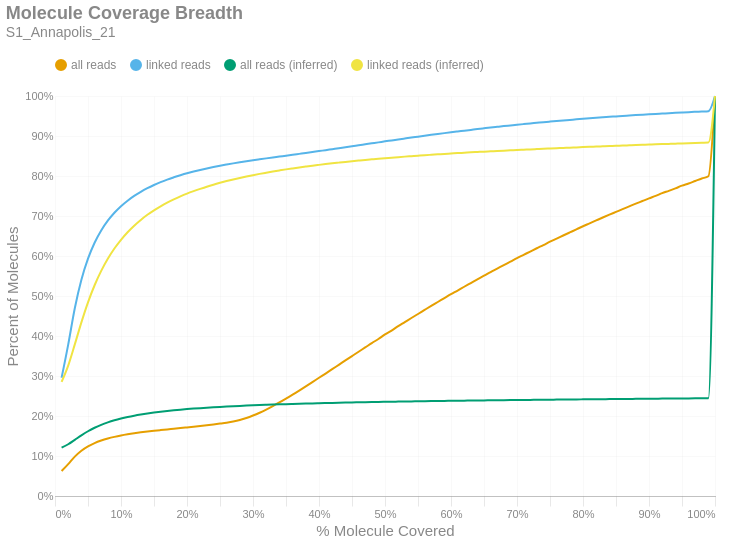

Notebook cell for this chart:
### Markdown cell above
### Molecule Read Coverage
This chart shows molecule coverage breadth as computed by the number of bases aligned to that molecule. In other words, "*how much of each unique long molecule is actually sequenced/aligned?*" Keep in mind there is a distinction between sequences and alignments, since some sequences belonging to a particular molecule may not align well and wouldn't appear in the alignment data. This chart also shows molecule coverage breadth as computed by the *inferred fragment* from which the aligned sequences originate. Unlike read coverage, this calculation takes into account the total insert size, including unsequenced gaps between the forward and reverse reads. Like the previous figures, these are cumulative percents.

### Code cell
if SKIPLR:
    print_html(f"Skipped")
else:
    binned_df = consolidated_hist(valids['coverage_bp'], mask, 0.01, True)
    binned_df_inf = consolidated_hist(valids['coverage_inserts'], mask, 0.01, True)
    binned_df = binned_df.with_columns(pl.lit(binned_df_inf['all reads (cumsum)']).alias('all reads (inferred)'))
    binned_df = binned_df.with_columns(pl.lit(binned_df_inf['linked reads (cumsum)']).alias('linked reads (inferred)'))
    binned_df = binned_df.with_columns(
        (pl.col('bin').cast(pl.Float64) + 0.01).alias('right_edge')
    )

    with SafeRender(binned_df):
        (
            density_plot(binned_df, 'Molecule Coverage Breadth', samplename, 'molcov', ['all reads (inferred)','linked reads (inferred)'])
            .encode(
                #x=alt.X('bin:Q', title="% Molecule Covered").axis(format = '%').scale(padding=0),
                x=alt.X('right_edge:Q', title="% Molecule Covered").axis(format='%').scale(padding=0),
                y=alt.Y('value:Q', title='Percent of Molecules')
                    .axis(format='%')
                    .stack(False)
                    .scale(domainMin=0, padding=0),
                color=alt.Color("key:N").scale(domain = ["all reads", "linked reads", "all reads (inferred)", "linked reads (inferred)"]),
                tooltip = [
                    alt.Tooltip("key:N", title = "Data Type"),
                    alt.Tooltip("range_label:N", title="% Molecule Covered"),
                    alt.Tooltip("value:Q", format = ".2%", title="% Molecules")
                ]
            )
        ).display()

### Figure 1 — Vega-Lite specification as saved in the notebook (floating-point values rounded to 4 significant figures)
{"width": "container", "height": 400, "config": {"title": {"anchor": "start", "dy": -15, "fontSize": 18, "color": "#888888", "subtitleColor": "#888888", "subtitleFontSize": 14}, "arc": {"fill": "#0072B2"}, "axis": {"domainColor": "#888888", "domainWidth": 0.5, "gridWidth": 0.2, "grid": false, "titleFontWeight": 400, "titleFontSize": 15, "labelFontSize": 11, "labelColor": "#888888", "tickColor": "#888888", "tickWidth": 0.2, "titleColor": "#888888"}, "axisBand": {"grid": false}, "axisX": {"grid": true, "tickSize": 10, "domainCap": "round"}, "axisY": {"domain": false, "grid": true, "tickSize": 0, "domainCap": "round"}, "background": "transparent", "header": {"labelFontSize": 15, "labelColor": "#888888", "titleFontSize": 15, "titleFontWeight": 600, "titleColor": "#888888"}, "legend": {"labelFont": "sans-serif", "labelFontSize": 12, "labelColor": "#888888", "symbolSize": 100, "symbolType": "circle", "titleFontSize": 12, "titlePadding": 10, "titleColor": "#888888", "title": null, "orient": "top"}, "range": {"category": ["#E69F00", "#56B4E9", "#009E73", "#F0E442", "#0072B2", "#D55E00", "#CC79A7", "#000000"], "diverging": ["#cfe8f3", "#a2d4ec", "#73bfe2", "#46abdb", "#1696d2", "#12719e"]}, "area": {"fill": "#0072B2", "fillOpacity": 0.7, "line": true, "strokeOpacity": 0.7}, "line": {"color": "#0072B2", "stroke": "#0072B2", "strokeWidth": 2}, "trail": {"color": "#0072B2", "stroke": "#0072B2", "strokeWidth": 0, "size": 1}, "point": {"filled": true, "fillOpacity": 1.0, "size": 95}, "text": {"color": "#888888", "fontSize": 11, "align": "right", "fontWeight": 400, "size": 11}, "bar": {"fill": "#0072B2", "stroke": null}, "view": {"stroke": null, "continuousWidth": 660, "continuousHeight": 400}}, "data": {"name": "data-0086c59da72942d35fd49d07aedd4d84"}, "mark": {"type": "line", "interpolate": "monotone", "point": {"opacity": 0, "size": 275}}, "encoding": {"color": {"field": "key", "scale": {"domain": ["all reads", "linked reads", "all reads (inferred)", "linked reads (inferred)"]}, "type": "nominal"}, "tooltip": [{"field": "key", "title": "Data Type", "type": "nominal"}, {"field": "range_label", "title": "% Molecule Covered", "type": "nominal"}, {"field": "value", "format": ".2%", "title": "% Molecules", "type": "quantitative"}], "x": {"axis": {"format": "%"}, "field": "right_edge", "scale": {"padding": 0}, "title": "% Molecule Covered", "type": "quantitative"}, "y": {"axis": {"format": "%"}, "field": "value", "scale": {"domainMin": 0, "padding": 0}, "stack": false, "title": "Percent of Molecules", "type": "quantitative"}}, "params": [{"name": "param_c36ac31b6afebe62", "select": {"type": "point", "fields": ["key"]}, "bind": "legend"}], "title": {"text": "Molecule Coverage Breadth", "subtitle": "S1_Annapolis_21"}, "transform": [{"fold": ["all reads (cumsum)", "linked reads (cumsum)", "all reads (inferred)", "linked reads (inferred)"]}, {"calculate": "replace(datum.key, ' (cumsum)', '')", "as": "key"}, {"filter": {"param": "param_c36ac31b6afebe62"}}], "usermeta": {"embedOptions": {"downloadFileName": "S1_Annapolis_21.molcov"}}, "$schema": "https://vega.github.io/schema/vega-lite/v6.1.0.json", "datasets": {"data-0086c59da72942d35fd49d07aedd4d84": [{"bin": "0.0", "interval": "0.0-0.01", "all reads": 0.06234, "linked reads": 0.2956, "all reads (cumsum)": 0.06234, "linked reads (cumsum)": 0.2956, "range_label": "0.0-0.01", "all reads (inferred)": 0.1207, "linked reads (inferred)": 0.2854, "right_edge": 0.01}, {"bin": "0.01", "interval": "0.01-0.02", "all reads": 0.01732, "linked reads": 0.08283, "all reads (cumsum)": 0.07965, "linked reads (cumsum)": 0.3784, "range_label": "0.01-0.02", "all reads (inferred)": 0.1294, "linked reads (inferred)": 0.3261, "right_edge": 0.02}, {"bin": "0.02", "interval": "0.02-0.03", "all reads": 0.01877, "linked reads": 0.09098, "all reads (cumsum)": 0.09842, "linked reads (cumsum)": 0.4694, "range_label": "0.02-0.03", "all reads (inferred)": 0.1404, "linked reads (inferred)": 0.3791, "right_edge": 0.03}, {"bin": "0.03", "interval": "0.03-0.04", "all reads": 0.01471, "linked reads": 0.07122, "all reads (cumsum)": 0.1131, "linked reads (cumsum)": 0.5406, "range_label": "0.03-0.04", "all reads (inferred)": 0.1517, "linked reads (inferred)": 0.4341, "right_edge": 0.04}, {"bin": "0.04", "interval": "0.04-0.05", "all reads": 0.01089, "linked reads": 0.05274, "all reads (cumsum)": 0.124, "linked reads (cumsum)": 0.5934, "range_label": "0.04-0.05", "all reads (inferred)": 0.1619, "linked reads (inferred)": 0.4841, "right_edge": 0.05}, {"bin": "0.05", "interval": "0.05-0.06", "all reads": 0.008266, "linked reads": 0.03983, "all reads (cumsum)": 0.1323, "linked reads (cumsum)": 0.6332, "range_label": "0.05-0.06", "all reads (inferred)": 0.1706, "linked reads (inferred)": 0.5269, "right_edge": 0.06}, {"bin": "0.06", "interval": "0.06-0.07", "all reads": 0.006337, "linked reads": 0.03062, "all reads (cumsum)": 0.1386, "linked reads (cumsum)": 0.6638, "range_label": "0.06-0.07", "all reads (inferred)": 0.1779, "linked reads (inferred)": 0.5628, "right_edge": 0.07}, {"bin": "0.07", "interval": "0.07-0.08", "all reads": 0.00507, "linked reads": 0.02438, "all reads (cumsum)": 0.1437, "linked reads (cumsum)": 0.6882, "range_label": "0.07-0.08", "all reads (inferred)": 0.184, "linked reads (inferred)": 0.593, "right_edge": 0.08}, {"bin": "0.08", "interval": "0.08-0.09", "all reads": 0.004151, "linked reads": 0.01986, "all reads (cumsum)": 0.1478, "linked reads (cumsum)": 0.7081, "range_label": "0.08-0.09", "all reads (inferred)": 0.1893, "linked reads (inferred)": 0.6187, "right_edge": 0.09}, {"bin": "0.09", "interval": "0.09-0.1", "all reads": 0.003509, "linked reads": 0.01653, "all reads (cumsum)": 0.1514, "linked reads (cumsum)": 0.7246, "range_label": "0.09-0.1", "all reads (inferred)": 0.1937, "linked reads (inferred)": 0.6405, "right_edge": 0.1}, {"bin": "0.1", "interval": "0.1-0.11", "all reads": 0.002937, "linked reads": 0.01369, "all reads (cumsum)": 0.1543, "linked reads (cumsum)": 0.7383, "range_label": "0.1-0.11", "all reads (inferred)": 0.1976, "linked reads (inferred)": 0.6595, "right_edge": 0.11}, {"bin": "0.11", "interval": "0.11-0.12", "all reads": 0.002558, "linked reads": 0.01187, "all reads (cumsum)": 0.1569, "linked reads (cumsum)": 0.7502, "range_label": "0.11-0.12", "all reads (inferred)": 0.2009, "linked reads (inferred)": 0.6759, "right_edge": 0.12}, {"bin": "0.12", "interval": "0.12-0.13", "all reads": 0.002252, "linked reads": 0.01026, "all reads (cumsum)": 0.1591, "linked reads (cumsum)": 0.7604, "range_label": "0.12-0.13", "all reads (inferred)": 0.2038, "linked reads (inferred)": 0.6902, "right_edge": 0.13}, {"bin": "0.13", "interval": "0.13-0.14", "all reads": 0.002019, "linked reads": 0.009046, "all reads (cumsum)": 0.1611, "linked reads (cumsum)": 0.7695, "range_label": "0.13-0.14", "all reads (inferred)": 0.2064, "linked reads (inferred)": 0.703, "right_edge": 0.14}, {"bin": "0.14", "interval": "0.14-0.15", "all reads": 0.00184, "linked reads": 0.007973, "all reads (cumsum)": 0.163, "linked reads (cumsum)": 0.7774, "range_label": "0.14-0.15", "all reads (inferred)": 0.2087, "linked reads (inferred)": 0.7142, "right_edge": 0.15}, {"bin": "0.15", "interval": "0.15-0.16", "all reads": 0.001744, "linked reads": 0.007149, "all reads (cumsum)": 0.1647, "linked reads (cumsum)": 0.7846, "range_label": "0.15-0.16", "all reads (inferred)": 0.2108, "linked reads (inferred)": 0.7243, "right_edge": 0.16}, {"bin": "0.16", "interval": "0.16-0.17", "all reads": 0.001707, "linked reads": 0.006473, "all reads (cumsum)": 0.1664, "linked reads (cumsum)": 0.7911, "range_label": "0.16-0.17", "all reads (inferred)": 0.2126, "linked reads (inferred)": 0.7335, "right_edge": 0.17}, {"bin": "0.17", "interval": "0.17-0.18", "all reads": 0.001663, "linked reads": 0.005619, "all reads (cumsum)": 0.1681, "linked reads (cumsum)": 0.7967, "range_label": "0.17-0.18", "all reads (inferred)": 0.2143, "linked reads (inferred)": 0.7417, "right_edge": 0.18}, {"bin": "0.18", "interval": "0.18-0.19", "all reads": 0.001687, "linked reads": 0.005225, "all reads (cumsum)": 0.1698, "linked reads (cumsum)": 0.8019, "range_label": "0.18-0.19", "all reads (inferred)": 0.2158, "linked reads (inferred)": 0.7492, "right_edge": 0.19}, {"bin": "0.19", "interval": "0.19-0.2", "all reads": 0.001727, "linked reads": 0.004867, "all reads (cumsum)": 0.1715, "linked reads (cumsum)": 0.8068, "range_label": "0.19-0.2", "all reads (inferred)": 0.2172, "linked reads (inferred)": 0.7561, "right_edge": 0.2}, {"bin": "0.2", "interval": "0.2-0.21", "all reads": 0.001737, "linked reads": 0.004311, "all reads (cumsum)": 0.1732, "linked reads (cumsum)": 0.8111, "range_label": "0.2-0.21", "all reads (inferred)": 0.2185, "linked reads (inferred)": 0.7622, "right_edge": 0.21}, {"bin": "0.21", "interval": "0.21-0.22", "all reads": 0.001834, "linked reads": 0.004, "all reads (cumsum)": 0.1751, "linked reads (cumsum)": 0.8151, "range_label": "0.21-0.22", "all reads (inferred)": 0.2196, "linked reads (inferred)": 0.7679, "right_edge": 0.22}, {"bin": "0.22", "interval": "0.22-0.23", "all reads": 0.001889, "linked reads": 0.003694, "all reads (cumsum)": 0.1769, "linked reads (cumsum)": 0.8188, "range_label": "0.22-0.23", "all reads (inferred)": 0.2207, "linked reads (inferred)": 0.7733, "right_edge": 0.23}, {"bin": "0.23", "interval": "0.23-0.24", "all reads": 0.001986, "linked reads": 0.003495, "all reads (cumsum)": 0.1789, "linked reads (cumsum)": 0.8223, "range_label": "0.23-0.24", "all reads (inferred)": 0.2218, "linked reads (inferred)": 0.7783, "right_edge": 0.24}, {"bin": "0.24", "interval": "0.24-0.25", "all reads": 0.002154, "linked reads": 0.003333, "all reads (cumsum)": 0.1811, "linked reads (cumsum)": 0.8256, "range_label": "0.24-0.25", "all reads (inferred)": 0.2227, "linked reads (inferred)": 0.7829, "right_edge": 0.25}, {"bin": "0.25", "interval": "0.25-0.26", "all reads": 0.002293, "linked reads": 0.003048, "all reads (cumsum)": 0.1834, "linked reads (cumsum)": 0.8287, "range_label": "0.25-0.26", "all reads (inferred)": 0.2236, "linked reads (inferred)": 0.7873, "right_edge": 0.26}, {"bin": "0.26", "interval": "0.26-0.27", "all reads": 0.002783, "linked reads": 0.002917, "all reads (cumsum)": 0.1862, "linked reads (cumsum)": 0.8316, "range_label": "0.26-0.27", "all reads (inferred)": 0.2244, "linked reads (inferred)": 0.7913, "right_edge": 0.27}, {"bin": "0.27", "interval": "0.27-0.28", "all reads": 0.003752, "linked reads": 0.002757, "all reads (cumsum)": 0.1899, "linked reads (cumsum)": 0.8343, "range_label": "0.27-0.28", "all reads (inferred)": 0.2252, "linked reads (inferred)": 0.7951, "right_edge": 0.28}, {"bin": "0.28", "interval": "0.28-0.29", "all reads": 0.005014, "linked reads": 0.00259, "all reads (cumsum)": 0.1949, "linked reads (cumsum)": 0.8369, "range_label": "0.28-0.29", "all reads (inferred)": 0.2259, "linked reads (inferred)": 0.7987, "right_edge": 0.29}, {"bin": "0.29", "interval": "0.29-0.3", "all reads": 0.006199, "linked reads": 0.002494, "all reads (cumsum)": 0.2011, "linked reads (cumsum)": 0.8394, "range_label": "0.29-0.3", "all reads (inferred)": 0.2266, "linked reads (inferred)": 0.8021, "right_edge": 0.3}, {"bin": "0.3", "interval": "0.3-0.31", "all reads": 0.007037, "linked reads": 0.00235, "all reads (cumsum)": 0.2082, "linked reads (cumsum)": 0.8418, "range_label": "0.3-0.31", "all reads (inferred)": 0.2273, "linked reads (inferred)": 0.8053, "right_edge": 0.31}, {"bin": "0.31", "interval": "0.31-0.32", "all reads": 0.007892, "linked reads": 0.002308, "all reads (cumsum)": 0.2161, "linked reads (cumsum)": 0.8441, "range_label": "0.31-0.32", "all reads (inferred)": 0.2279, "linked reads (inferred)": 0.8083, "right_edge": 0.32}, {"bin": "0.32", "interval": "0.32-0.33", "all reads": 0.008637, "linked reads": 0.002276, "all reads (cumsum)": 0.2247, "linked reads (cumsum)": 0.8464, "range_label": "0.32-0.33", "all reads (inferred)": 0.2285, "linked reads (inferred)": 0.8111, "right_edge": 0.33}, {"bin": "0.33", "interval": "0.33-0.34", "all reads": 0.00909, "linked reads": 0.002225, "all reads (cumsum)": 0.2338, "linked reads (cumsum)": 0.8486, "range_label": "0.33-0.34", "all reads (inferred)": 0.2291, "linked reads (inferred)": 0.8139, "right_edge": 0.34}, {"bin": "0.34", "interval": "0.34-0.35", "all reads": 0.009562, "linked reads": 0.00226, "all reads (cumsum)": 0.2433, "linked reads (cumsum)": 0.8508, "range_label": "0.34-0.35", "all reads (inferred)": 0.2296, "linked reads (inferred)": 0.8165, "right_edge": 0.35}, {"bin": "0.35", "interval": "0.35-0.36", "all reads": 0.009891, "linked reads": 0.002209, "all reads (cumsum)": 0.2532, "linked reads (cumsum)": 0.853, "range_label": "0.35-0.36", "all reads (inferred)": 0.2301, "linked reads (inferred)": 0.819, "right_edge": 0.36}, {"bin": "0.36", "interval": "0.36-0.37", "all reads": 0.01028, "linked reads": 0.00226, "all reads (cumsum)": 0.2635, "linked reads (cumsum)": 0.8553, "range_label": "0.36-0.37", "all reads (inferred)": 0.2306, "linked reads (inferred)": 0.8213, "right_edge": 0.37}, {"bin": "0.37", "interval": "0.37-0.38", "all reads": 0.0105, "linked reads": 0.002256, "all reads (cumsum)": 0.274, "linked reads (cumsum)": 0.8576, "range_label": "0.37-0.38", "all reads (inferred)": 0.2311, "linked reads (inferred)": 0.8236, "right_edge": 0.38}, {"bin": "0.38", "interval": "0.38-0.39", "all reads": 0.01063, "linked reads": 0.002314, "all reads (cumsum)": 0.2847, "linked reads (cumsum)": 0.8599, "range_label": "0.38-0.39", "all reads (inferred)": 0.2315, "linked reads (inferred)": 0.8258, "right_edge": 0.39}, {"bin": "0.39", "interval": "0.39-0.4", "all reads": 0.01091, "linked reads": 0.002403, "all reads (cumsum)": 0.2956, "linked reads (cumsum)": 0.8623, "range_label": "0.39-0.4", "all reads (inferred)": 0.232, "linked reads (inferred)": 0.8278, "right_edge": 0.4}, {"bin": "0.4", "interval": "0.4-0.41", "all reads": 0.01059, "linked reads": 0.002284, "all reads (cumsum)": 0.3062, "linked reads (cumsum)": 0.8646, "range_label": "0.4-0.41", "all reads (inferred)": 0.2324, "linked reads (inferred)": 0.8298, "right_edge": 0.41}, {"bin": "0.41", "interval": "0.41-0.42", "all reads": 0.01087, "linked reads": 0.002407, "all reads (cumsum)": 0.317, "linked reads (cumsum)": 0.867, "range_label": "0.41-0.42", "all reads (inferred)": 0.2328, "linked reads (inferred)": 0.8317, "right_edge": 0.42}, {"bin": "0.42", "interval": "0.42-0.43", "all reads": 0.01093, "linked reads": 0.002366, "all reads (cumsum)": 0.328, "linked reads (cumsum)": 0.8693, "range_label": "0.42-0.43", "all reads (inferred)": 0.2331, "linked reads (inferred)": 0.8334, "right_edge": 0.43}, {"bin": "0.43", "interval": "0.43-0.44", "all reads": 0.0109, "linked reads": 0.002501, "all reads (cumsum)": 0.3389, "linked reads (cumsum)": 0.8718, "range_label": "0.43-0.44", "all reads (inferred)": 0.2335, "linked reads (inferred)": 0.8352, "right_edge": 0.44}, {"bin": "0.44", "interval": "0.44-0.45", "all reads": 0.01094, "linked reads": 0.002398, "all reads (cumsum)": 0.3498, "linked reads (cumsum)": 0.8742, "range_label": "0.44-0.45", "all reads (inferred)": 0.2338, "linked reads (inferred)": 0.8369, "right_edge": 0.45}, {"bin": "0.45", "interval": "0.45-0.46", "all reads": 0.01089, "linked reads": 0.002505, "all reads (cumsum)": 0.3607, "linked reads (cumsum)": 0.8767, "range_label": "0.45-0.46", "all reads (inferred)": 0.2342, "linked reads (inferred)": 0.8385, "right_edge": 0.46}, {"bin": "0.46", "interval": "0.46-0.47", "all reads": 0.01075, "linked reads": 0.002445, "all reads (cumsum)": 0.3714, "linked reads (cumsum)": 0.8792, "range_label": "0.46-0.47", "all reads (inferred)": 0.2345, "linked reads (inferred)": 0.8401, "right_edge": 0.47}, {"bin": "0.47", "interval": "0.47-0.48", "all reads": 0.01086, "linked reads": 0.002462, "all reads (cumsum)": 0.3823, "linked reads (cumsum)": 0.8816, "range_label": "0.47-0.48", "all reads (inferred)": 0.2348, "linked reads (inferred)": 0.8416, "right_edge": 0.48}, {"bin": "0.48", "interval": "0.48-0.49", "all reads": 0.01028, "linked reads": 0.002437, "all reads (cumsum)": 0.3926, "linked reads (cumsum)": 0.8841, "range_label": "0.48-0.49", "all reads (inferred)": 0.2351, "linked reads (inferred)": 0.843, "right_edge": 0.49}, {"bin": "0.49", "interval": "0.49-0.5", "all reads": 0.01138, "linked reads": 0.002576, "all reads (cumsum)": 0.404, "linked reads (cumsum)": 0.8867, "range_label": "0.49-0.5", "all reads (inferred)": 0.2354, "linked reads (inferred)": 0.8444, "right_edge": 0.5}, {"bin": "0.5", "interval": "0.5-0.51", "all reads": 0.009725, "linked reads": 0.002319, "all reads (cumsum)": 0.4137, "linked reads (cumsum)": 0.889, "range_label": "0.5-0.51", "all reads (inferred)": 0.2357, "linked reads (inferred)": 0.8458, "right_edge": 0.51}, {"bin": "0.51", "interval": "0.51-0.52", "all reads": 0.01081, "linked reads": 0.002443, "all reads (cumsum)": 0.4245, "linked reads (cumsum)": 0.8914, "range_label": "0.51-0.52", "all reads (inferred)": 0.236, "linked reads (inferred)": 0.8471, "right_edge": 0.52}, {"bin": "0.52", "interval": "0.52-0.53", "all reads": 0.01019, "linked reads": 0.002353, "all reads (cumsum)": 0.4347, "linked reads (cumsum)": 0.8938, "range_label": "0.52-0.53", "all reads (inferred)": 0.2363, "linked reads (inferred)": 0.8484, "right_edge": 0.53}, {"bin": "0.53", "interval": "0.53-0.54", "all reads": 0.0103, "linked reads": 0.002328, "all reads (cumsum)": 0.445, "linked reads (cumsum)": 0.8961, "range_label": "0.53-0.54", "all reads (inferred)": 0.2365, "linked reads (inferred)": 0.8496, "right_edge": 0.54}, {"bin": "0.54", "interval": "0.54-0.55", "all reads": 0.01004, "linked reads": 0.002242, "all reads (cumsum)": 0.455, "linked reads (cumsum)": 0.8983, "range_label": "0.54-0.55", "all reads (inferred)": 0.2368, "linked reads (inferred)": 0.8508, "right_edge": 0.55}, {"bin": "0.55", "interval": "0.55-0.56", "all reads": 0.01016, "linked reads": 0.002276, "all reads (cumsum)": 0.4652, "linked reads (cumsum)": 0.9006, "range_label": "0.55-0.56", "all reads (inferred)": 0.237, "linked reads (inferred)": 0.852, "right_edge": 0.56}, {"bin": "0.56", "interval": "0.56-0.57", "all reads": 0.01008, "linked reads": 0.002242, "all reads (cumsum)": 0.4753, "linked reads (cumsum)": 0.9029, "range_label": "0.56-0.57", "all reads (inferred)": 0.2373, "linked reads (inferred)": 0.853, "right_edge": 0.57}, {"bin": "0.57", "interval": "0.57-0.58", "all reads": 0.009721, "linked reads": 0.002186, "all reads (cumsum)": 0.485, "linked reads (cumsum)": 0.9051, "range_label": "0.57-0.58", "all reads (inferred)": 0.2375, "linked reads (inferred)": 0.8541, "right_edge": 0.58}, {"bin": "0.58", "interval": "0.58-0.59", "all reads": 0.009743, "linked reads": 0.002154, "all reads (cumsum)": 0.4947, "linked reads (cumsum)": 0.9072, "range_label": "0.58-0.59", "all reads (inferred)": 0.2377, "linked reads (inferred)": 0.8552, "right_edge": 0.59}, {"bin": "0.59", "interval": "0.59-0.6", "all reads": 0.009708, "linked reads": 0.002097, "all reads (cumsum)": 0.5044, "linked reads (cumsum)": 0.9093, "range_label": "0.59-0.6", "all reads (inferred)": 0.238, "linked reads (inferred)": 0.8562, "right_edge": 0.6}, {"bin": "0.6", "interval": "0.6-0.61", "all reads": 0.009212, "linked reads": 0.002004, "all reads (cumsum)": 0.5136, "linked reads (cumsum)": 0.9113, "range_label": "0.6-0.61", "all reads (inferred)": 0.2382, "linked reads (inferred)": 0.8572, "right_edge": 0.61}, {"bin": "0.61", "interval": "0.61-0.62", "all reads": 0.009496, "linked reads": 0.001971, "all reads (cumsum)": 0.5231, "linked reads (cumsum)": 0.9133, "range_label": "0.61-0.62", "all reads (inferred)": 0.2384, "linked reads (inferred)": 0.8582, "right_edge": 0.62}, {"bin": "0.62", "interval": "0.62-0.63", "all reads": 0.009215, "linked reads": 0.001998, "all reads (cumsum)": 0.5323, "linked reads (cumsum)": 0.9153, "range_label": "0.62-0.63", "all reads (inferred)": 0.2386, "linked reads (inferred)": 0.8591, "right_edge": 0.63}, {"bin": "0.63", "interval": "0.63-0.64", "all reads": 0.009256, "linked reads": 0.002015, "all reads (cumsum)": 0.5416, "linked reads (cumsum)": 0.9173, "range_label": "0.63-0.64", "all reads (inferred)": 0.2388, "linked reads (inferred)": 0.86, "right_edge": 0.64}, {"bin": "0.64", "interval": "0.64-0.65", "all reads": 0.009047, "linked reads": 0.001944, "all reads (cumsum)": 0.5507, "linked reads (cumsum)": 0.9192, "range_label": "0.64-0.65", "all reads (inferred)": 0.239, "linked reads (inferred)": 0.8609, "right_edge": 0.65}, {"bin": "0.65", "interval": "0.65-0.66", "all reads": 0.009331, "linked reads": 0.001922, "all reads (cumsum)": 0.56, "linked reads (cumsum)": 0.9212, "range_label": "0.65-0.66", "all reads (inferred)": 0.2392, "linked reads (inferred)": 0.8618, "right_edge": 0.66}, {"bin": "0.66", "interval": "0.66-0.67", "all reads": 0.008681, "linked reads": 0.001802, "all reads (cumsum)": 0.5687, "linked reads (cumsum)": 0.923, "range_label": "0.66-0.67", "all reads (inferred)": 0.2394, "linked reads (inferred)": 0.8626, "right_edge": 0.67}, {"bin": "0.67", "interval": "0.67-0.68", "all reads": 0.008739, "linked reads": 0.001777, "all reads (cumsum)": 0.5774, "linked reads (cumsum)": 0.9247, "range_label": "0.67-0.68", "all reads (inferred)": 0.2396, "linked reads (inferred)": 0.8634, "right_edge": 0.68}, {"bin": "0.68", "interval": "0.68-0.69", "all reads": 0.008488, "linked reads": 0.001681, "all reads (cumsum)": 0.5859, "linked reads (cumsum)": 0.9264, "range_label": "0.68-0.69", "all reads (inferred)": 0.2397, "linked reads (inferred)": 0.8642, "right_edge": 0.69}, {"bin": "0.69", "interval": "0.69-0.7", "all reads": 0.008683, "linked reads": 0.00169, "all reads (cumsum)": 0.5946, "linked reads (cumsum)": 0.9281, "range_label": "0.69-0.7", "all reads (inferred)": 0.2399, "linked reads (inferred)": 0.865, "right_edge": 0.7}, {"bin": "0.7", "interval": "0.7-0.71", "all reads": 0.008261, "linked reads": 0.001634, "all reads (cumsum)": 0.6028, "linked reads (cumsum)": 0.9297, "range_label": "0.7-0.71", "all reads (inferred)": 0.2401, "linked reads (inferred)": 0.8658, "right_edge": 0.71}, {"bin": "0.71", "interval": "0.71-0.72", "all reads": 0.008249, "linked reads": 0.001607, "all reads (cumsum)": 0.6111, "linked reads (cumsum)": 0.9313, "range_label": "0.71-0.72", "all reads (inferred)": 0.2403, "linked reads (inferred)": 0.8665, "right_edge": 0.72}, {"bin": "0.72", "interval": "0.72-0.73", "all reads": 0.008287, "linked reads": 0.001577, "all reads (cumsum)": 0.6194, "linked reads (cumsum)": 0.9329, "range_label": "0.72-0.73", "all reads (inferred)": 0.2404, "linked reads (inferred)": 0.8673, "right_edge": 0.73}, {"bin": "0.73", "interval": "0.73-0.74", "all reads": 0.008, "linked reads": 0.001593, "all reads (cumsum)": 0.6274, "linked reads (cumsum)": 0.9345, "range_label": "0.73-0.74", "all reads (inferred)": 0.2406, "linked reads (inferred)": 0.868, "right_edge": 0.74}, {"bin": "0.74", "interval": "0.74-0.75", "all reads": 0.008361, "linked reads": 0.001508, "all reads (cumsum)": 0.6357, "linked reads (cumsum)": 0.936, "range_label": "0.74-0.75", "all reads (inferred)": 0.2408, "linked reads (inferred)": 0.8687, "right_edge": 0.75}, {"bin": "0.75", "interval": "0.75-0.76", "all reads": 0.007695, "linked reads": 0.001476, "all reads (cumsum)": 0.6434, "linked reads (cumsum)": 0.9375, "range_label": "0.75-0.76", "all reads (inferred)": 0.241, "linked reads (inferred)": 0.8695, "right_edge": 0.76}, {"bin": "0.76", "interval": "0.76-0.77", "all reads": 0.00785, "linked reads": 0.00141, "all reads (cumsum)": 0.6513, "linked reads (cumsum)": 0.9389, "range_label": "0.76-0.77", "all reads (inferred)": 0.2411, "linked reads (inferred)": 0.8702, "right_edge": 0.77}, {"bin": "0.77", "interval": "0.77-0.78", "all reads": 0.007665, "linked reads": 0.00136, "all reads (cumsum)": 0.6589, "linked reads (cumsum)": 0.9403, "range_label": "0.77-0.78", "all reads (inferred)": 0.2413, "linked reads (inferred)": 0.8709, "right_edge": 0.78}, {"bin": "0.78", "interval": "0.78-0.79", "all reads": 0.007588, "linked reads": 0.00133, "all reads (cumsum)": 0.6665, "linked reads (cumsum)": 0.9416, "range_label": "0.78-0.79", "all reads (inferred)": 0.2414, "linked reads (inferred)": 0.8715, "right_edge": 0.79}, {"bin": "0.79", "interval": "0.79-0.8", "all reads": 0.007909, "linked reads": 0.001394, "all reads (cumsum)": 0.6744, "linked reads (cumsum)": 0.943, "range_label": "0.79-0.8", "all reads (inferred)": 0.2416, "linked reads (inferred)": 0.8723, "right_edge": 0.8}, {"bin": "0.8", "interval": "0.8-0.81", "all reads": 0.007116, "linked reads": 0.001303, "all reads (cumsum)": 0.6816, "linked reads (cumsum)": 0.9443, "range_label": "0.8-0.81", "all reads (inferred)": 0.2418, "linked reads (inferred)": 0.8729, "right_edge": 0.81}, {"bin": "0.81", "interval": "0.81-0.82", "all reads": 0.007303, "linked reads": 0.001269, "all reads (cumsum)": 0.6889, "linked reads (cumsum)": 0.9456, "range_label": "0.81-0.82", "all reads (inferred)": 0.2419, "linked reads (inferred)": 0.8736, "right_edge": 0.82}, {"bin": "0.82", "interval": "0.82-0.83", "all reads": 0.007301, "linked reads": 0.001201, "all reads (cumsum)": 0.6962, "linked reads (cumsum)": 0.9468, "range_label": "0.82-0.83", "all reads (inferred)": 0.2421, "linked reads (inferred)": 0.8742, "right_edge": 0.83}, {"bin": "0.83", "interval": "0.83-0.84", "all reads": 0.007157, "linked reads": 0.001163, "all reads (cumsum)": 0.7033, "linked reads (cumsum)": 0.9479, "range_label": "0.83-0.84", "all reads (inferred)": 0.2422, "linked reads (inferred)": 0.8749, "right_edge": 0.84}, {"bin": "0.84", "interval": "0.84-0.85", "all reads": 0.006937, "linked reads": 0.001084, "all reads (cumsum)": 0.7103, "linked reads (cumsum)": 0.949, "range_label": "0.84-0.85", "all reads (inferred)": 0.2424, "linked reads (inferred)": 0.8755, "right_edge": 0.85}, {"bin": "0.85", "interval": "0.85-0.86", "all reads": 0.006975, "linked reads": 0.001122, "all reads (cumsum)": 0.7172, "linked reads (cumsum)": 0.9501, "range_label": "0.85-0.86", "all reads (inferred)": 0.2426, "linked reads (inferred)": 0.8761, "right_edge": 0.86}, {"bin": "0.86", "interval": "0.86-0.87", "all reads": 0.006792, "linked reads": 0.001024, "all reads (cumsum)": 0.724, "linked reads (cumsum)": 0.9512, "range_label": "0.86-0.87", "all reads (inferred)": 0.2427, "linked reads (inferred)": 0.8768, "right_edge": 0.87}, {"bin": "0.87", "interval": "0.87-0.88", "all reads": 0.006801, "linked reads": 0.001045, "all reads (cumsum)": 0.7308, "linked reads (cumsum)": 0.9522, "range_label": "0.87-0.88", "all reads (inferred)": 0.2429, "linked reads (inferred)": 0.8774, "right_edge": 0.88}, {"bin": "0.88", "interval": "0.88-0.89", "all reads": 0.00659, "linked reads": 0.001026, "all reads (cumsum)": 0.7374, "linked reads (cumsum)": 0.9532, "range_label": "0.88-0.89", "all reads (inferred)": 0.243, "linked reads (inferred)": 0.878, "right_edge": 0.89}, {"bin": "0.89", "interval": "0.89-0.9", "all reads": 0.006642, "linked reads": 0.001, "all reads (cumsum)": 0.7441, "linked reads (cumsum)": 0.9542, "range_label": "0.89-0.9", "all reads (inferred)": 0.2432, "linked reads (inferred)": 0.8786, "right_edge": 0.9}, {"bin": "0.9", "interval": "0.9-0.91", "all reads": 0.006131, "linked reads": 0.00096, "all reads (cumsum)": 0.7502, "linked reads (cumsum)": 0.9552, "range_label": "0.9-0.91", "all reads (inferred)": 0.2433, "linked reads (inferred)": 0.8792, "right_edge": 0.91}, {"bin": "0.91", "interval": "0.91-0.92", "all reads": 0.006939, "linked reads": 0.0009121, "all reads (cumsum)": 0.7571, "linked reads (cumsum)": 0.9561, "range_label": "0.91-0.92", "all reads (inferred)": 0.2435, "linked reads (inferred)": 0.8798, "right_edge": 0.92}, {"bin": "0.92", "interval": "0.92-0.93", "all reads": 0.005809, "linked reads": 0.0009319, "all reads (cumsum)": 0.7629, "linked reads (cumsum)": 0.957, "range_label": "0.92-0.93", "all reads (inferred)": 0.2436, "linked reads (inferred)": 0.8803, "right_edge": 0.93}, {"bin": "0.93", "interval": "0.93-0.94", "all reads": 0.006211, "linked reads": 0.0009031, "all reads (cumsum)": 0.7691, "linked reads (cumsum)": 0.9579, "range_label": "0.93-0.94", "all reads (inferred)": 0.2438, "linked reads (inferred)": 0.8808, "right_edge": 0.94}, {"bin": "0.94", "interval": "0.94-0.95", "all reads": 0.006642, "linked reads": 0.0008679, "all reads (cumsum)": 0.7758, "linked reads (cumsum)": 0.9588, "range_label": "0.94-0.95", "all reads (inferred)": 0.2439, "linked reads (inferred)": 0.8814, "right_edge": 0.95}, {"bin": "0.95", "interval": "0.95-0.96", "all reads": 0.00542, "linked reads": 0.0008385, "all reads (cumsum)": 0.7812, "linked reads (cumsum)": 0.9596, "range_label": "0.95-0.96", "all reads (inferred)": 0.2441, "linked reads (inferred)": 0.8819, "right_edge": 0.96}, {"bin": "0.96", "interval": "0.96-0.97", "all reads": 0.006282, "linked reads": 0.0007592, "all reads (cumsum)": 0.7875, "linked reads (cumsum)": 0.9604, "range_label": "0.96-0.97", "all reads (inferred)": 0.2442, "linked reads (inferred)": 0.8825, "right_edge": 0.97}, {"bin": "0.97", "interval": "0.97-0.98", "all reads": 0.006267, "linked reads": 0.0007362, "all reads (cumsum)": 0.7938, "linked reads (cumsum)": 0.9611, "range_label": "0.97-0.98", "all reads (inferred)": 0.2444, "linked reads (inferred)": 0.8831, "right_edge": 0.98}, {"bin": "0.98", "interval": "0.98-0.99", "all reads": 0.005752, "linked reads": 0.0007681, "all reads (cumsum)": 0.7995, "linked reads (cumsum)": 0.9619, "range_label": "0.98-0.99", "all reads (inferred)": 0.2447, "linked reads (inferred)": 0.8838, "right_edge": 0.99}, {"bin": "0.99", "interval": "0.99-1.0", "all reads": 0.2005, "linked reads": 0.03809, "all reads (cumsum)": 1.0, "linked reads (cumsum)": 1.0, "range_label": "0.99-1.0", "all reads (inferred)": 1.0, "linked reads (inferred)": 1.0, "right_edge": 1.0}]}}
